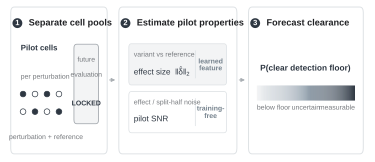

Source code (Python):
"""Fig. 6a — a disjoint pilot forecasts planned-depth detection rankability."""
# Imported export contract: Arial; svg.fonttype: "none"; pdf.fonttype: 42;
# outputs .svg, .pdf and .tiff at dpi=600 via fig6_common.save.
# Final assembled figure target: width_mm = 183.
from __future__ import annotations

W_MM, H_MM = 95, 41.0

import numpy as np
from matplotlib.colors import LinearSegmentedColormap

import fig6_common as S


def _step_label(ax, x, number, title):
    ax.text(
        x,
        40.0,
        number,
        fontsize=5.5,
        fontweight="bold",
        color="white",
        ha="center",
        va="center",
        bbox=dict(boxstyle="circle,pad=0.18", fc=S.DARK_SLATE, ec="none"),
        zorder=5,
    )
    ax.text(x + 3.4, 40.0, title, fontsize=6.6, fontweight="bold",
            ha="left", va="center")


def _pilot_cells(ax):
    xs = [6.7, 10.3, 13.9, 17.5]
    for row, y in enumerate([25.9, 22.4]):
        for index, x in enumerate(xs):
            face = S.DARK_SLATE if (index + row) % 2 == 0 else "white"
            ax.scatter(
                x,
                y,
                s=17,
                facecolor=face,
                edgecolor=S.DARK_SLATE,
                linewidth=0.5,
                zorder=4,
            )


def main() -> None:
    S.apply_style()
    fig = S.figure(W_MM, H_MM)
    ax = fig.add_axes([0, 0, 1, 1])
    ax.set_xlim(0, 112)
    # Cards span y 14.0 to 43.2. The lower band held the DETECTION-LEVEL ONLY
    # strip, which was removed once its sentence moved to the caption.
    ax.set_ylim(12.6, 44.6)
    ax.axis("off")

    y0, height = 14.0, 29.2
    cards = [(3.0, 29.0), (35.5, 35.5), (74.5, 34.5)]
    for x0, width in cards:
        S.rounded_box(ax, x0, y0, width, height, edge=S.LIGHT_GREY,
                      face="white", lw=0.7, radius=1.1)
    S.arrow(ax, (32.7, 28.7), (34.4, 28.7), color=S.MID_GREY)
    S.arrow(ax, (71.7, 28.7), (73.4, 28.7), color=S.MID_GREY)

    # Step 1 — the future endpoint is physically separated from the pilot.
    _step_label(ax, 5.0, "1", "Separate cell pools")
    ax.text(6.0, 35.0, "Pilot cells", fontsize=5.7, fontweight="bold",
            color=S.DARK_SLATE, ha="left", va="center")
    ax.text(6.0, 29.3, "per perturbation", fontsize=5.0,
            color=S.GREY, ha="left", va="center")
    _pilot_cells(ax)
    ax.text(13.6, 17.3, "perturbation + reference", fontsize=5.0,
            color=S.GREY, ha="center", va="center")

    S.rounded_box(ax, 22.0, 20.0, 7.4, 15.8, edge=S.MID_GREY,
                  face=S.PALE_GREY, lw=0.65, radius=0.8)
    ax.text(25.7, 32.7, "future", fontsize=5.0, color=S.GREY,
            ha="center", va="center")
    ax.text(25.7, 29.7, "evaluation", fontsize=5.0, color=S.GREY,
            ha="center", va="center")
    ax.text(25.7, 24.0, "LOCKED", fontsize=5.0, fontweight="bold",
            color=S.DARK_SLATE, ha="center", va="center")

    # Step 2 — expose the signal/noise origin of the two validated summaries.
    _step_label(ax, 37.5, "2", "Estimate pilot properties")
    S.rounded_box(ax, 38.5, 27.7, 29.4, 8.2, edge=S.LIGHT_GREY,
                  face=S.PALE_GREY, lw=0.55, radius=0.75)
    ax.text(40.0, 33.7, "variant vs reference", fontsize=5.0,
            color=S.GREY, ha="left", va="center")
    ax.text(40.0, 30.4, r"effect size  $\Vert\hat{\delta}\Vert_2$",
            fontsize=5.9, color=S.DARK_SLATE, ha="left", va="center")
    ax.plot([58.5, 58.5], [29.1, 34.5], color=S.LIGHT_GREY, lw=0.55)
    ax.text(63.1, 31.8, "learned\nfeature", fontsize=5.0, color=S.SLATE,
            fontweight="bold", ha="center", va="center", linespacing=1.05)

    S.rounded_box(ax, 38.5, 18.2, 29.4, 8.2, edge=S.LIGHT_GREY,
                  face="white", lw=0.55, radius=0.75)
    ax.text(40.0, 24.2, "effect / split-half noise", fontsize=5.0,
            color=S.GREY, ha="left", va="center")
    ax.text(40.0, 20.9, "pilot SNR", fontsize=5.9,
            color=S.DARK_SLATE, ha="left", va="center")
    ax.plot([58.5, 58.5], [19.6, 25.0], color=S.LIGHT_GREY, lw=0.55)
    ax.text(63.1, 22.3, "training-\nfree", fontsize=5.0, color=S.SLATE,
            fontweight="bold", ha="center", va="center", linespacing=1.05)


    # Step 3 — continuous, assay-specific planned-depth forecast.
    _step_label(ax, 76.5, "3", "Forecast clearance")
    ax.text(78.0, 30.8, r"$P$(clear detection floor)", fontsize=6.0,
            fontweight="bold", color=S.DARK_SLATE, ha="left", va="center")
    cmap = LinearSegmentedColormap.from_list(
        "probability", [S.PALE_GREY, S.LIGHT_SLATE, S.DARK_SLATE]
    )
    # Vector ramp, not imshow: an image object would be the only raster in an
    # otherwise all-vector figure and would print at its own resolution.
    S.vector_gradient(ax, cmap, (77.0, 106.5, 24.6, 27.6))
    ax.text(77.0, 22.8, "below floor", fontsize=5.0, color=S.GREY, ha="left")
    ax.text(91.75, 22.8, "uncertain", fontsize=5.0, color=S.GREY, ha="center")
    ax.text(106.5, 22.8, "measurable", fontsize=5.0, color=S.GREY, ha="right")

    S.save(fig, "fig6a_pilot_pipeline")


if __name__ == "__main__":
    main()
